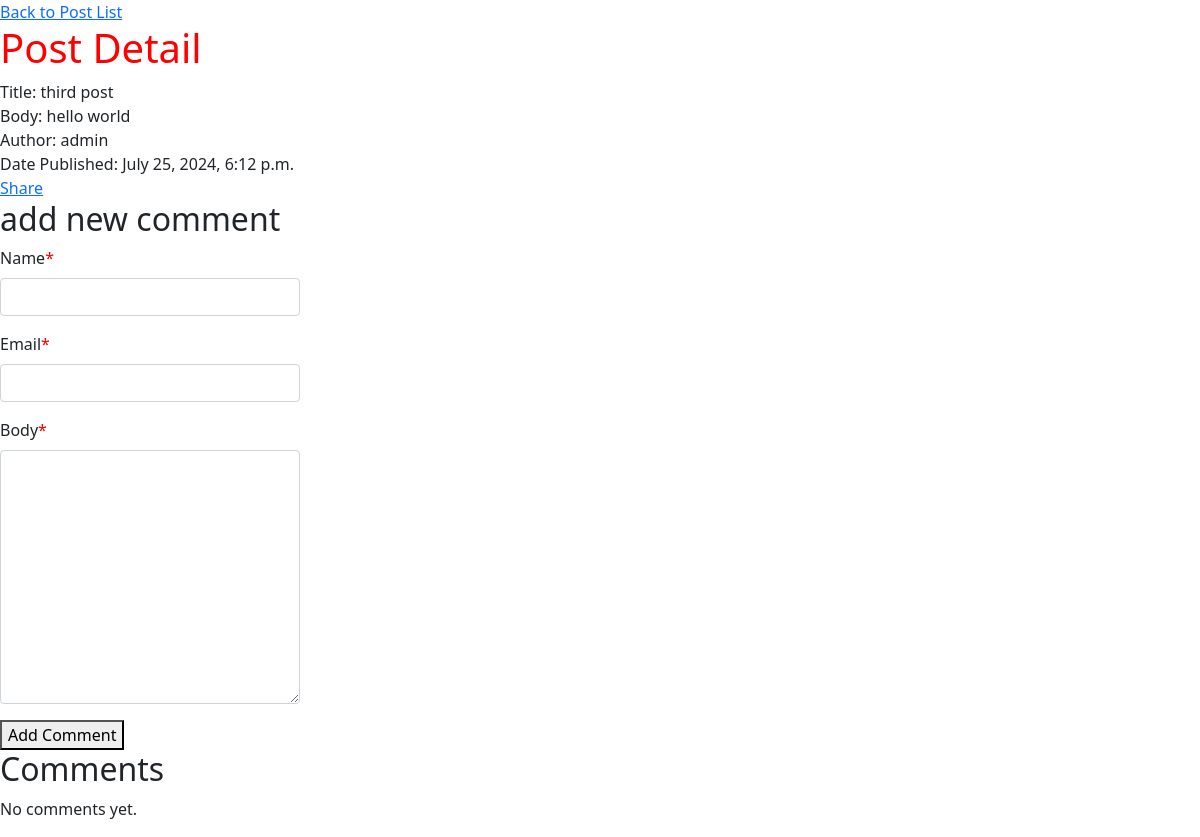
Before: /blog/third-post/ with the older database file.
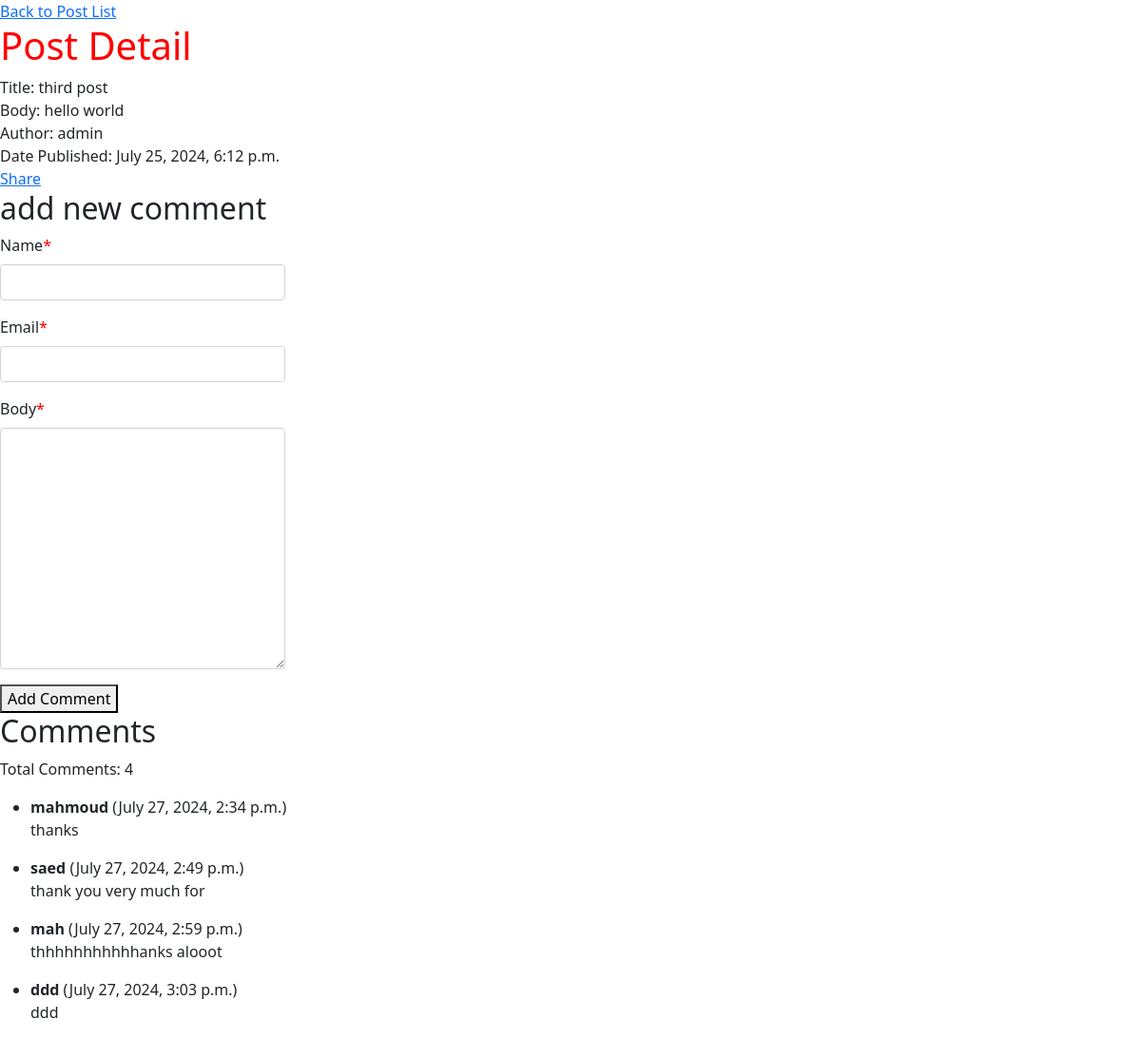
After: the same page with the newer database file.
### blog/models.py (models this page shows, shortened)
class Post(models.Model):
    class Status(models.TextChoices):
        DRAFT = 'DF', 'DRAFT'
        PUBLISHED = 'PB', 'PUBLISHED'
    title = models.CharField(max_length=200)
    slug = models.SlugField(unique=True)
    author = models.ForeignKey(User, on_delete=models.CASCADE, related_name='blog_posts')
    body = models.TextField(max_length=200)
    pub_date = models.DateTimeField(default=timezone.now)
    created_at = models.DateTimeField(auto_now_add=True)
    updated = models.DateTimeField(auto_now=True)
    status = models.CharField(max_length=2, choices=Status.choices, default=Status.DRAFT)
    tags = TaggableManager()
    class Meta:
        ordering = ['-pub_date']
        indexes = [
            models.Index(fields=['-pub_date']),
            models.Index(fields=['slug']),
        ]

class Comment(models.Model):
     post = models.ForeignKey(Post , on_delete=models.CASCADE, related_name='comments')
     name = models.CharField(max_length=80)
     email = models.EmailField()
     body = models.TextField()
     created = models.DateTimeField(auto_now_add=True)
     updated = models.DateTimeField(auto_now=True)
     active = models.BooleanField(default=True)
     class Meta:
          ordering = ['created']
          indexes = [
               models.Index(fields=['created']),
          ]

### blog/views.py (the view)
# urls.py: path('blog/<slug:slug>/', views.post_detail, name='post-detail'),
def post_detail(request, slug):
    post = get_object_or_404(Post, slug=slug, status=Post.Status.PUBLISHED)
    comment_form = CommentForm()
    comments = post.comments.all()
    return render(request, 'blog/post_detail.html', {
        'post': post,
        'comment_form': comment_form,
        'comments': comments
    })

### blog/forms.py
class CommentForm(forms.ModelForm):
    class Meta:
        model = Comment
        fields = ('name', 'email', 'body')

### blog/templates/blog/post_detail.html (shortened to what this page needs)
{% extends 'base.html' %}
{% load crispy_forms_tags %}
{% block content %}
<a href="{% url 'blog:post-list' %}">Back to Post List</a>
<h1>Post Detail</h1>
Title: {{ post.title }} <br />
Body: {{ post.body }} <br />
Author: {{ post.author }} <br />
Date Published: {{ post.created_at }} <br />
<a href="{% url 'blog:post-share' post.slug %}">Share</a>
<h2>add new comment</h2>
<form style='width:300px;' method="post" action="{% url 'blog:post-comment' post.slug %}">
    {{ comment_form|crispy }}
    <button type="submit">Add Comment</button>
</form>
<h2>Comments</h2>
{% if post.comments.all %}
    <p>Total Comments: {{ post.comments.count }}</p>
    <ul>
        {% for comment in post.comments.all %}
            <li>
                <strong>{{ comment.name }}</strong> ({{ comment.created }})
                <p>{{ comment.body }}</p>
            </li>
        {% endfor %}
    </ul>
{% else %}
    <p>No comments yet.</p>
{% endif %}
{% endblock content %}

### blog/templates/base.html (shortened to what this page needs)
{% load static %}
<!DOCTYPE html>
<html lang="en">
  <head>
    <link href="https://cdn.jsdelivr.net/npm/bootstrap@5.0.2/dist/css/bootstrap.min.css" rel="stylesheet">
    <link rel="stylesheet" href="{% static 'css/style.css' %}">
  </head>
  <body>
    <main>{% block content %} {% endblock %}</main>
  </body>
</html>

### blog/static/css/style.css (style rules this page uses)
h1 { color: red; }
.asteriskField { color: red; }

Changed rows visible on the page:
shown differently, row unchanged: Post "third post": comments.count (not shown) → "4"
added Comment: name "mahmoud", created "July 27, 2024, 2:34 p.m.", body "thanks"
added Comment: name "saed", created "July 27, 2024, 2:49 p.m.", body "thank you very much for"
added Comment: name "mah", created "July 27, 2024, 2:59 p.m.", body "thhhhhhhhhhhanks alooot"
added Comment: name "ddd", created "July 27, 2024, 3:03 p.m.", body "ddd"
Other visible differences:
text no longer shown: "No comments yet."
text now shown: "Total Comments:"
